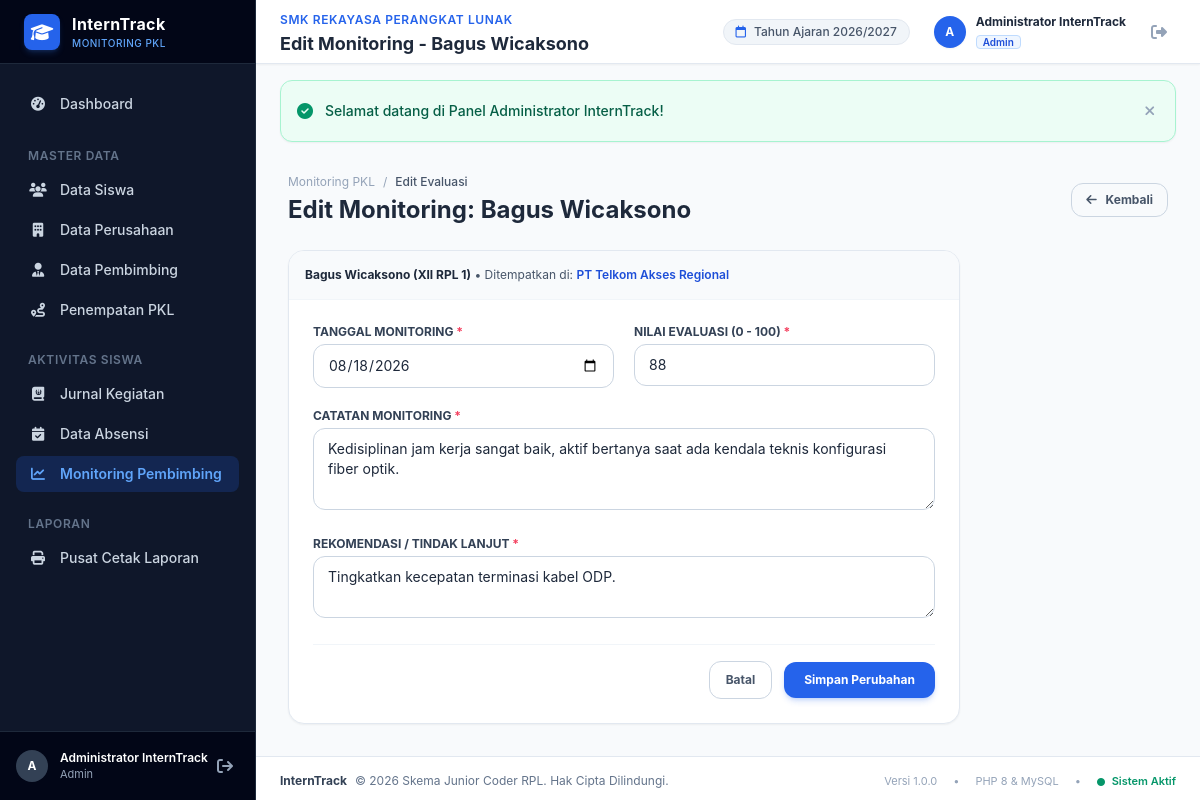
The page /admin/monitoring/edit.php?id=2 (signed in) on the database its author committed.
### tables this page shows
CREATE TABLE `monitoring` (
  `id` int(11) NOT NULL AUTO_INCREMENT,
  `penempatan_id` int(11) NOT NULL,
  `pembimbing_id` int(11) NOT NULL,
  `siswa_id` int(11) NOT NULL,
  `tanggal_monitoring` date NOT NULL,
  `catatan` text NOT NULL,
  `nilai` int(11) NOT NULL,
  `rekomendasi` text NOT NULL,
  `created_at` timestamp NOT NULL DEFAULT current_timestamp(),
  PRIMARY KEY (`id`),
  KEY `fk_monitoring_penempatan` (`penempatan_id`),
  KEY `fk_monitoring_pembimbing` (`pembimbing_id`),
  KEY `fk_monitoring_siswa` (`siswa_id`),
  CONSTRAINT `fk_monitoring_pembimbing` FOREIGN KEY (`pembimbing_id`) REFERENCES `pembimbing` (`id`) ON DELETE CASCADE,
  CONSTRAINT `fk_monitoring_penempatan` FOREIGN KEY (`penempatan_id`) REFERENCES `penempatan` (`id`) ON DELETE CASCADE,
  CONSTRAINT `fk_monitoring_siswa` FOREIGN KEY (`siswa_id`) REFERENCES `siswa` (`id`) ON DELETE CASCADE
);

CREATE TABLE `siswa` (
  `id` int(11) NOT NULL AUTO_INCREMENT,
  `user_id` int(11) DEFAULT NULL,
  `nis` varchar(20) NOT NULL,
  `nama` varchar(100) NOT NULL,
  `kelas` varchar(30) NOT NULL,
  `jurusan` varchar(60) NOT NULL,
  `no_hp` varchar(25) NOT NULL,
  `alamat` text DEFAULT NULL,
  `created_at` timestamp NOT NULL DEFAULT current_timestamp(),
  PRIMARY KEY (`id`),
  UNIQUE KEY `nis` (`nis`),
  KEY `fk_siswa_user` (`user_id`),
  CONSTRAINT `fk_siswa_user` FOREIGN KEY (`user_id`) REFERENCES `users` (`id`) ON DELETE SET NULL
);

CREATE TABLE `perusahaan` (
  `id` int(11) NOT NULL AUTO_INCREMENT,
  `nama_perusahaan` varchar(120) NOT NULL,
  `bidang_usaha` varchar(100) NOT NULL,
  `alamat` text NOT NULL,
  `kontak` varchar(50) NOT NULL,
  `email` varchar(100) DEFAULT NULL,
  `penanggung_jawab` varchar(100) DEFAULT NULL,
  `created_at` timestamp NOT NULL DEFAULT current_timestamp(),
  PRIMARY KEY (`id`)
);

### config/helper.php (called while the page is built, shortened)
<?php
function base_url($path = '') {
    $protocol = (!empty($_SERVER['HTTPS']) && $_SERVER['HTTPS'] !== 'off' || (isset($_SERVER['SERVER_PORT']) && $_SERVER['SERVER_PORT'] == 443)) ? "https://" : "http://";
    $host = isset($_SERVER['HTTP_HOST']) ? $_SERVER['HTTP_HOST'] : 'localhost';
    $script_dir = dirname($_SERVER['SCRIPT_NAME']);
    $script_dir = str_replace('\\', '/', $script_dir);
    $pos = stripos($script_dir, '/interntrack');
    if ($pos !== false) {
        $base = substr($script_dir, 0, $pos + 12);
    } else {
        $base = '';
    }
    $clean_path = ltrim($path, '/');
    return rtrim($protocol . $host . $base, '/') . ($clean_path ? '/' . $clean_path : '');
}
function is_logged_in() {
    return isset($_SESSION['user_id']) && !empty($_SESSION['user_id']);
}
function auth_user() {
    return [
        'id'           => $_SESSION['user_id'] ?? null,
        'username'     => $_SESSION['username'] ?? '',
        'nama_lengkap' => $_SESSION['nama_lengkap'] ?? '',
        'role'         => $_SESSION['role'] ?? '',
        'siswa_id'     => $_SESSION['siswa_id'] ?? null,
        'pembimbing_id'=> $_SESSION['pembimbing_id'] ?? null,
    ];
}
function get_flash() {
    if (isset($_SESSION['flash'])) {
        $flash = $_SESSION['flash'];
        return $flash;
    }
    return null;
}

### admin/monitoring/edit.php (the view, shortened to what this page needs)
<?php
require_once __DIR__ . '/../../config/database.php';
require_once __DIR__ . '/../../config/helper.php';
$id = (int)($_GET['id'] ?? 0);
$stmt = $pdo->prepare("
    SELECT m.*, s.nama as nama_siswa, s.nis, s.kelas, p.nama_perusahaan
    FROM monitoring m
    JOIN siswa s ON s.id = m.siswa_id
    LEFT JOIN penempatan pen ON pen.id = m.penempatan_id
    LEFT JOIN perusahaan p ON p.id = pen.perusahaan_id
    WHERE m.id = ?
");
$stmt->execute([$id]);
$monitoring = $stmt->fetch();
$page_title = 'Edit Monitoring - ' . $monitoring['nama_siswa'];
$errors = [];
$tanggal_monitoring = $monitoring['tanggal_monitoring'];
$nilai = $monitoring['nilai'];
$catatan = $monitoring['catatan'];
$rekomendasi = $monitoring['rekomendasi'];
require_once __DIR__ . '/../../includes/header.php';
?>
<div class="flex h-screen overflow-hidden">
    <?php require_once __DIR__ . '/../../includes/sidebar.php'; ?>
    <div class="flex-1 flex flex-col overflow-y-auto">
        <?php require_once __DIR__ . '/../../includes/navbar.php'; ?>
        <main class="p-4 sm:p-6 lg:p-8 space-y-6">
            <div class="flex items-center justify-between">
                <div>
                    <div class="flex items-center gap-2 text-xs text-slate-400 mb-1">
                        <a href="<?= base_url('admin/monitoring/index.php') ?>" class="hover:text-blue-600">Monitoring PKL</a>
                        <span>/</span>
                        <span class="text-slate-600 font-medium">Edit Evaluasi</span>
                    </div>
                    <h2 class="text-xl sm:text-2xl font-bold text-slate-800">Edit Monitoring: <?= htmlspecialchars($monitoring['nama_siswa']) ?></h2>
                </div>
                <a href="<?= base_url('admin/monitoring/index.php') ?>" class="px-3.5 py-2 rounded-xl border border-slate-300 text-slate-600 hover:bg-slate-100 text-xs font-bold transition-colors">
                    <i class="fa-solid fa-arrow-left mr-1.5"></i> Kembali
                </a>
            </div>
            <div class="bg-white rounded-2xl border border-slate-200 shadow-sm max-w-2xl overflow-hidden">
                <div class="p-4 bg-slate-50 border-b border-slate-100 text-xs text-slate-600">
                    <span class="font-bold text-slate-800"><?= htmlspecialchars($monitoring['nama_siswa']) ?> (<?= htmlspecialchars($monitoring['kelas']) ?>)</span>
                    • Ditempatkan di: <span class="font-semibold text-blue-700"><?= htmlspecialchars($monitoring['nama_perusahaan'] ?? '-') ?></span>
                </div>
                <form action="<?= base_url('admin/monitoring/edit.php?id=' . $id) ?>" method="POST" class="p-6 space-y-5" novalidate>
                    <div class="grid grid-cols-1 sm:grid-cols-2 gap-5">
                        <div>
                            <label for="tanggal_monitoring" class="block text-xs font-bold text-slate-700 uppercase mb-1">Tanggal Monitoring <span class="text-rose-500">*</span></label>
                            <input type="date" name="tanggal_monitoring" id="tanggal_monitoring" value="<?= htmlspecialchars($tanggal_monitoring) ?>" required
                                   class="w-full px-3.5 py-2.5 rounded-xl border border-slate-300 text-sm focus:outline-none focus:ring-2 focus:ring-blue-500">
                        </div>
                        <div>
                            <label for="nilai" class="block text-xs font-bold text-slate-700 uppercase mb-1">Nilai Evaluasi (0 - 100) <span class="text-rose-500">*</span></label>
                            <input type="number" name="nilai" id="nilai" min="0" max="100" value="<?= htmlspecialchars($nilai) ?>" required
                                   class="w-full px-3.5 py-2.5 rounded-xl border <?= isset($errors['nilai']) ? 'border-rose-400' : 'border-slate-300' ?> text-sm focus:outline-none focus:ring-2 focus:ring-blue-500">
                        </div>
                    </div>
                    <div>
                        <label for="catatan" class="block text-xs font-bold text-slate-700 uppercase mb-1">Catatan Monitoring <span class="text-rose-500">*</span></label>
                        <textarea name="catatan" id="catatan" rows="3" required
                                  class="w-full px-3.5 py-2.5 rounded-xl border border-slate-300 text-sm focus:outline-none focus:ring-2 focus:ring-blue-500"><?= htmlspecialchars($catatan) ?></textarea>
                    </div>
                    <div>
                        <label for="rekomendasi" class="block text-xs font-bold text-slate-700 uppercase mb-1">Rekomendasi / Tindak Lanjut <span class="text-rose-500">*</span></label>
                        <textarea name="rekomendasi" id="rekomendasi" rows="2" required
                                  class="w-full px-3.5 py-2.5 rounded-xl border border-slate-300 text-sm focus:outline-none focus:ring-2 focus:ring-blue-500"><?= htmlspecialchars($rekomendasi) ?></textarea>
                    </div>
                    <div class="pt-4 border-t border-slate-100 flex items-center justify-end gap-3">
                        <a href="<?= base_url('admin/monitoring/index.php') ?>" class="px-4 py-2.5 border border-slate-300 rounded-xl text-slate-600 hover:bg-slate-50 text-xs font-bold">Batal</a>
                        <button type="submit" class="px-5 py-2.5 bg-blue-600 hover:bg-blue-700 text-white rounded-xl text-xs font-bold shadow-md shadow-blue-600/20">
                            Simpan Perubahan
                        </button>
                    </div>
                </form>
            </div>
        </main>
        <?php require_once __DIR__ . '/../../includes/footer.php'; ?>

### includes/navbar.php (shortened to what this page needs)
<?php
$flash = get_flash();
?>
<header class="h-16 bg-white border-b border-slate-200 sticky top-0 z-30 flex items-center justify-between px-4 sm:px-6 shrink-0 shadow-sm">
    <div class="flex items-center gap-3">
        <div>
            <span class="text-xs font-semibold text-blue-600 uppercase tracking-wider">SMK Rekayasa Perangkat Lunak</span>
            <h2 class="text-base sm:text-lg font-bold text-slate-800 leading-tight">
                <?= isset($page_title) ? htmlspecialchars($page_title) : 'Sistem Monitoring PKL' ?>
            </h2>
        </div>
    </div>
    <div class="flex items-center gap-3 sm:gap-4">
        <div class="hidden md:flex items-center gap-2 px-3 py-1 rounded-full bg-slate-100 text-slate-600 text-xs font-medium border border-slate-200">
            <i class="fa-regular fa-calendar text-blue-600"></i>
            <span>Tahun Ajaran 2026/2027</span>
        </div>
        <div class="flex items-center gap-2.5 pl-2">
            <div class="w-8 h-8 rounded-full bg-blue-600 flex items-center justify-center text-white text-xs font-bold shadow-sm">
                <?= strtoupper(substr($current_user['nama_lengkap'] ?? 'U', 0, 1)) ?>
            </div>
            <div class="hidden sm:block text-left leading-tight">
                <span class="block text-xs font-bold text-slate-800"><?= htmlspecialchars($current_user['nama_lengkap'] ?? 'User') ?></span>
                <span class="inline-block text-[10px] font-semibold text-blue-700 bg-blue-50 px-1.5 py-0.2 rounded capitalize border border-blue-200"><?= htmlspecialchars($current_user['role'] ?? 'Guest') ?></span>
            </div>
        </div>
        <a href="<?= base_url('auth/logout.php') ?>"
           onclick="return confirm('Apakah Anda yakin ingin keluar dari sistem?')"
           title="Keluar dari sistem"
           class="p-2 text-slate-400 hover:text-rose-600 hover:bg-rose-50 rounded-lg transition-colors border border-transparent hover:border-rose-200">
            <i class="fa-solid fa-right-from-bracket text-base"></i>
        </a>
    </div>
</header>
<?php if ($flash): ?>
    <div id="flash-alert" class="px-4 sm:px-6 pt-4">
        <div class="flex items-center justify-between p-4 rounded-xl border shadow-sm text-sm font-medium
            <?= $flash['type'] === 'success' ? 'bg-emerald-50 text-emerald-800 border-emerald-200' : '' ?>
            <?= $flash['type'] === 'danger' ? 'bg-rose-50 text-rose-800 border-rose-200' : '' ?>
            <?= $flash['type'] === 'warning' ? 'bg-amber-50 text-amber-800 border-amber-200' : '' ?>
            <?= $flash['type'] === 'info' ? 'bg-blue-50 text-blue-800 border-blue-200' : '' ?>
        ">
            <div class="flex items-center gap-3">
                <i class="fa-solid
                    <?= $flash['type'] === 'success' ? 'fa-circle-check text-emerald-600' : '' ?>
                    <?= $flash['type'] === 'danger' ? 'fa-circle-xmark text-rose-600' : '' ?>
                    <?= $flash['type'] === 'warning' ? 'fa-triangle-exclamation text-amber-600' : '' ?>
                    <?= $flash['type'] === 'info' ? 'fa-circle-info text-blue-600' : '' ?>
                    text-base"></i>
                <span><?= htmlspecialchars($flash['message']) ?></span>
            </div>
            <button onclick="document.getElementById('flash-alert').remove()" class="text-slate-400 hover:text-slate-600 p-1">
                <i class="fa-solid fa-xmark"></i>
            </button>
        </div>
    </div>
<?php endif; ?>

### assets/css/style.css (style rules this page uses)
body { font-family: -apple-system, BlinkMacSystemFont, "Segoe UI", Roboto, "Helvetica Neue", Arial, sans-serif; background-color: #f8fafc; color: #1e293b; }

### rows shown on the page
monitoring: siswa.nama "Edit Monitoring - Bagus Wicaksono", siswa.nama "Bagus Wicaksono", siswa.kelas "XII RPL 1", perusahaan.nama_perusahaan "PT Telkom Akses Regional", tanggal_monitoring "08/18/2026", nilai "88", catatan "Kedisiplinan jam kerja sangat baik, aktif bertanya saat ada kendala teknis konfigurasi fiber optik.", rekomendasi "Tingkatkan kecepatan terminasi kabel ODP."

### other values the page prints
substr($current_user['nama_lengkap'] ?? 'U', 0, 1) "A"
$current_user['nama_lengkap'] "Administrator InternTrack"
$current_user['role'] "Admin"
$flash['message'] "Selamat datang di Panel Administrator InternTrack!"
